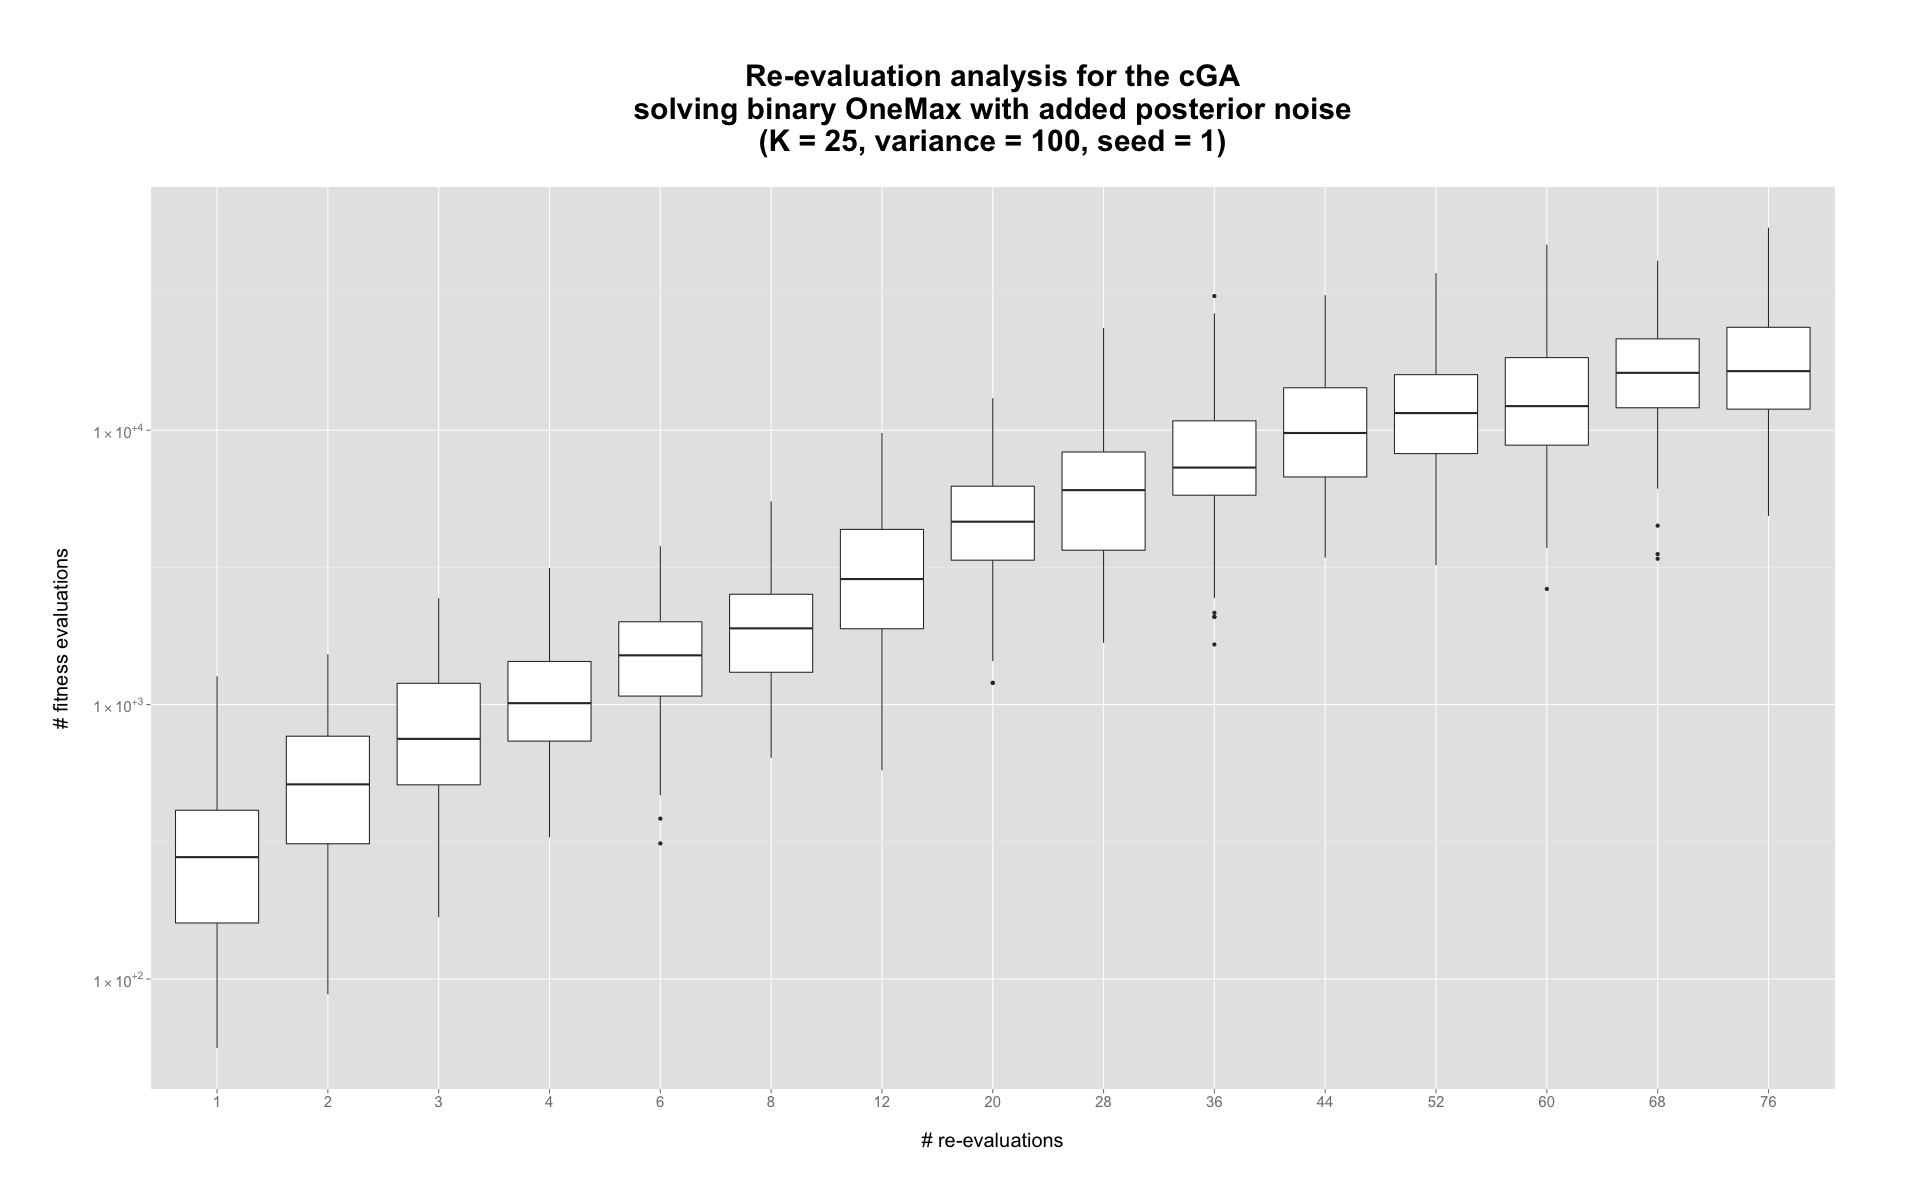

The script that saved this image:
#load libraries

library("ggplot2")
library("scales")
library("grid")

#parameters

min = 1
center = 4
max = 8

step = 2
length = 15

maximum = 1000

#import and clean data

data <- read.csv(file = "Re-evaluation_Analysis/cGA_r_analysis.txt", header = TRUE, sep = " ", skip = 14)
dataPlot <- data.frame()

i <- NA
k <- NA
row <- min
for (i in 1:length){
  
  dataPlot <- rbind(dataPlot, data[data$N_RE_EVALUATIONS == row,])
  
  if (i < center) 
    row <- row + 1
  else if (i == center)
    row <- row + 2
  else{
    row <- row + step
    step <- min(step*2, max)
  }
  
}

dataPlot <- dataPlot[2:nrow(dataPlot),]
dataPlot$N_RE_EVALUATIONS <- as.factor(dataPlot$N_RE_EVALUATIONS)
rm(data)

#generate boxplot

scientific_10 <- function(x) {
  parse(text=gsub("e", " %*% 10^", scientific_format()(x)))
}

png("Re-evaluation_Analysis/cGA_r_analysis.png", width = 1920, height = 1200, units = "px")
g <- NA
g <- qplot(x = N_RE_EVALUATIONS, y = N_FITNESS_EVALUATIONS, data = dataPlot, geom="boxplot") 
g <- g + scale_y_log10(label = scientific_10)
g <- g + theme(plot.margin = unit(c(1,3,1, 1), "cm"))
g <- g + xlab("\n# re-evaluations\n")
g <- g + ylab("\n# fitness evaluations\n")
g <- g + ggtitle("\nRe-evaluation analysis for the cGA\nsolving binary OneMax with added posterior noise\n(K = 25, variance = 100, seed = 1)\n")
g <- g + theme(plot.title = element_text(face="bold", size=30)) 
g <- g + theme(axis.title = element_text(size=20))
g <- g + theme(axis.text.x = element_text(size=15))
g <- g + theme(axis.text.y = element_text(size=15))
g
dev.off()

#clean-up

rm(center)
rm(dataPlot)
rm(g)
rm(i)
rm(length)
rm(max)
rm(min)
rm(row)
rm(step)
rm(scientific_10)